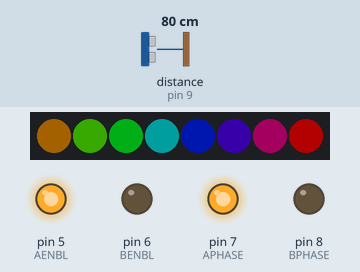
The sketch below on a simulated Arduino Uno, built with avr-gcc and run on an emulated ATmega328P. Parts: 8 RGB LEDs in strip order, left to right, output pins drawn as LEDs (lit = HIGH). The test bench sets the inputs (shaded band); at power-on: distance to the obstacle (sensor on pin 9) 80 cm. The echo pulse lasts 58.3 µs per cm; dim RGB values are drawn brighter than linear; what the sketch prints to the serial monitor is not drawn.

Above: at 1.2 s.
1.3 s: distance to the obstacle (sensor on pin 9) set to 22 cm
4.3 s: distance to the obstacle (sensor on pin 9) set to 17 cm
At 6.6 s:
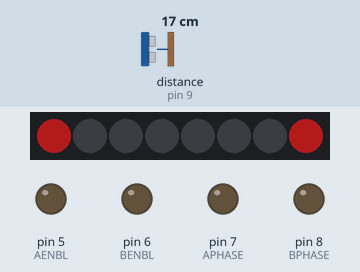
7.3 s: distance to the obstacle (sensor on pin 9) set to 35 cm
At 7.6 s:
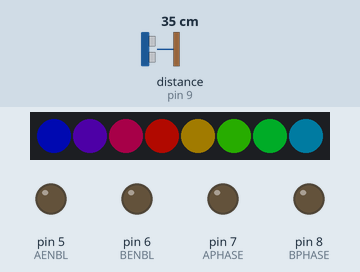
9.8 s: distance to the obstacle (sensor on pin 9) set to 2 cm
At 11.2 s:
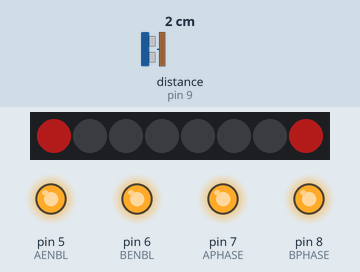
12.8 s: distance to the obstacle (sensor on pin 9) set to 60 cm
At 13.38 s:
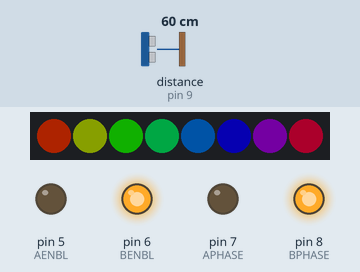
18.8 s: distance to the obstacle (sensor on pin 9) set to 4 cm
At 20.9 s:
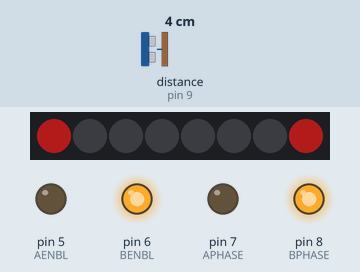
Timing chart, 0 to 22.8 s (numbered marks = the images above; inputs shaded):
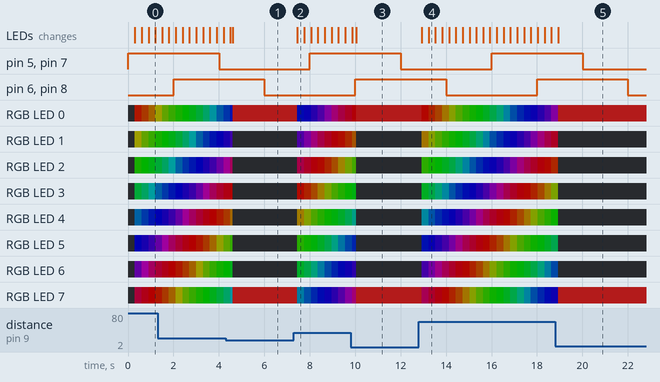

Measured:
- the behaviour switches between 20 and 19 cm on distance to the obstacle (sensor on pin 9) (found by bisection; images 0 and 1)
- after the input at 4.3 s, the LEDs: first differ from a run without the input after 0.30 s (image 1)
- after the input at 9.8 s, the LEDs: first differ from a run without the input after 0.25 s (image 3)
- after the input at 18.8 s, the LEDs: first differ from a run without the input after 0.15 s (image 5)

The sketch:

sketch_nov17a.ino
```cpp
//////////////////////////////////////////////////
//  LIBRARIES AND CONFIGURATION //
//////////////////////////////////////////////////
#pragma region LIBRARIES AND CONFIG
// USEFUL TOGGLES
bool useSerial = true; //enables serial output for debugging, set to false to disable serial output

//////////////////////////////////////////////////////////////////////////////////////////////////////////
// LED CONFIG
#pragma region LED config
#include <Adafruit_NeoPixel.h>

#define LED_COUNT 8  // Number of LEDs on the bar
#define LED_PIN 11   // LEDs on pin 11, can be changed to other digital pins
// Declare our NeoPixel strip object:
Adafruit_NeoPixel strip(LED_COUNT, LED_PIN, NEO_GRB + NEO_KHZ800);  // Initializes LED object
unsigned long pattern_interval = 25;                                // Time between steps in the pattern (in milliseconds)
unsigned long lastUpdate = 0;                                       // Tracker for millis() when last update occurred
#pragma endregion LED config

//////////////////////////////////////////////////////////////////////////////////////////////////////////
// HCSR04 DISTANCE SENSOR CONFIG
#pragma region Distance Sensor config
#include <NewPing.h>

#define TRIGGER_PIN 10   // Arduino pin tied to trigger pin on the ultrasonic sensor (HCSR04).
#define ECHO_PIN 9       // Arduino pin tied to echo pin on the ultrasonic sensor.
#define MAX_DISTANCE 30  // Max distance in centimeters that the ultrasonic sensor will look for
// max dist can be increased but further distances can take longer to read which could disrupt balancing

NewPing sonar(TRIGGER_PIN, ECHO_PIN, MAX_DISTANCE);  // NewPing setup of pins and maximum distance.

bool inRange = false;
int distance = 0;
#pragma endregion Distance Sensor config

//////////////////////////////////////////////////////////////////////////////////////////////////////////
// STATE TRACKING
#pragma region State Machine


enum LedState { RAINBOW,
                BLUSH };
LedState led_state = RAINBOW;

int cmd_count = 0;  // How many loops since last command. Used to track when to interpolate
#pragma endregion State Machine


//////////////////////////////////////////////////////////////////////////////////////////////////////////
//DRV8835 MOTOR DRIVER CONFIG
#pragma region Motor Driver config
#define AENBL 5  //Assigns motor driver pins to the corresponding arduino pins
#define APHASE 7
#define BENBL 6   // "enable" pins are analog (0-255)for speed control
#define BPHASE 8  // "phase" pins are digital (0 or 1) for direction control
#define MODE A3   // "mode" pin can change the function of the DRV8835 and unlocks some cool features. Not used here, but check out the datasheet to learn more!

#pragma endregion Motor Driver config

//////////////////////////////////////////////////////////////////////////////////////////////////////////
// MPU6500 CONFIG
#pragma region IMU config
#include <I2Cdev.h>
#include <MPU6050_6Axis_MotionApps20.h> // although this library is for the MPU6050, that chip is out of production
#include <Wire.h> // instead we're using the MPU6500, which is a newer variant

bool blinkState = false;


#pragma endregion IMU config
#pragma endregion LIBRARIES AND CONFIG

//////////////////////////////////////////////////
//  S E T U P //
//////////////////////////////////////////////////
#pragma region SETUP
int start_time = 0;
void setup() {

  Serial.println("Hi peter Setup");
  init_i2c();
  init_serial();
  init_pins();
  start_time = millis();

}
#pragma endregion SETUP

//////////////////////////////////////////////////
//  L O O P //
//////////////////////////////////////////////////
#pragma region LOOP
void loop() {

  int seconds = (millis() - start_time) / 1000;
  int phase = (seconds/2) % 4;
  int left_speed, right_speed;
  if (phase == 0) {
    activateMotors(0, 255);
  } else if (phase == 1) {
    activateMotors(255, 255);
  } else if (phase == 2) {
    activateMotors(255, 0);
  } else {
    activateMotors(0, 0);
  }

  handle_sensors();

  cmd_count++;
  Serial.println("Bye peter");
}
#pragma endregion LOOP

//////////////////////////////////////////////////
//  FUNCTIONS  //
//////////////////////////////////////////////////
#pragma region FUNCTIONS


/********** LOOP HELPERS **********/
#pragma region Loop Helpers

/**
 * @brief Handles updates to IR, Distance, LEDs, and Serial printing, with interpolation
 *
*/
void handle_sensors() {

  if ((cmd_count % 100) == 0) {
    checkDistance();
  }

  if (millis() - lastUpdate > pattern_interval) {
    if (inRange){
      led_state = BLUSH;
    }else{
      led_state = RAINBOW;
    }
    updateLEDs();
  }

  if (cmd_count > 500) {  // a slower loop (once every 500 loops this runs) to let the MPU run faster without being delayed by other stuff
    if (useSerial) Serial.println("500 loop");
    cmd_count = 0;
  }
}
#pragma endregion Loop helpers

/***** DRIVE FUNCTIONS *****/
#pragma region Driving

/**
 * @brief compensates for motor deadband, factors in turn value to output, and handles output of motor speeds to the motor driver with appropriate pin settings
*/
void activateMotors(int speed_left, int speed_right) {
  bool dir_right = (speed_right > 0);  //gets set 0 or 1 to tell the motor driver which way to spin
  bool dir_left = (speed_left > 0);

  //constrain pid_output within range
  speed_left = constrain(speed_left, -255, 255);  //ensure that the added turn value doesn't exceed output limits
  speed_right = constrain(speed_right, -255, 255);

  // Speed < 0  => dir=0
  // Speed > 0  => dir=1

  //converts the PID pid_output to 0-255 with a 0 or 1 to determine direction - just for how the DRV8835 motor driver uses pins.

  speed_right = abs(speed_right);
  speed_left = abs(speed_left);

  digitalWrite(APHASE, dir_right);  //the phase pins are digital, meaning they accept 5v or 0v to determine motor direction
  digitalWrite(BPHASE, dir_left);
  analogWrite(AENBL, speed_right);  //the enable pins are analog, meaning they values between 0v and 5v to control motor speed
  analogWrite(BENBL, speed_left);
}
#pragma endregion Driving


/***** LED HELPERS ****/
#pragma region LEDs
/**
 * @brief updates LEDs based on current state setting
*/
void updateLEDs() {
  switch (led_state){
    case RAINBOW:
      rainbowCycle();
      break;

    case BLUSH:
      blush();
      break;
  }
  lastUpdate = millis();  // time for next change to the display
}

/**
 * @brief sets the edge LEDs to pink to make the bot blush
*/
void blush() {
  wipe();
  strip.setPixelColor(0, strip.Color(255, 40, 40));
  strip.setPixelColor(7, strip.Color(255, 40, 40));
  strip.show();
}

/**
 * @brief clears LED bar
*/
void wipe() {  // clear all LEDs
  for (int i = 0; i < strip.numPixels(); i++) {
    strip.setPixelColor(i, strip.Color(0, 0, 0));
  }
}

/**
 * @brief cycles rainbow colors across the LED bar
*/
void rainbowCycle() {
  static uint16_t j = 0;
  for (int i = 0; i < strip.numPixels(); i++) {
    strip.setPixelColor(i, Wheel(((i * 256 / strip.numPixels()) + j) & 255));
  }
  strip.show();
  j++;
  if (j >= 256 * 5) j = 0;
}

/**
 * @brief cycles colors around the color wheel
 * @return returns with RGB color used to set pixels in rainbowCycle
*/
uint32_t Wheel(byte WheelPos) {  //used to adjust values around the color wheel
  WheelPos = 255 - WheelPos;
  if (WheelPos < 85) {
    return strip.Color(255 - WheelPos * 3, 0, WheelPos * 3);
  }
  if (WheelPos < 170) {
    WheelPos -= 85;
    return strip.Color(0, WheelPos * 3, 255 - WheelPos * 3);
  }
  WheelPos -= 170;
  return strip.Color(WheelPos * 3, 255 - WheelPos * 3, 0);
}
#pragma endregion LEDs

/***** SENSOR HELPERS ****/
#pragma region Sensors
/**
 * @brief checks the distance sensor reading and sets LEDs to blush
*/
void checkDistance() {  //function to check distance with the ultrasonic sensor
  distance = sonar.ping_cm();
  if (distance != 0 && distance < 20) {
    if (!inRange) led_state = BLUSH;
    inRange = true;
  } else {
    inRange = false;
  }
}
#pragma endregion Sensors

/***** SETUP HELPERS ****/
#pragma region Setup Helpers
/**
 * @brief initializes the I2C communications which the IMU will use
*/
void init_i2c() {
  // join I2C bus (I2Cdev library doesn't do this automatically)
#if I2CDEV_IMPLEMENTATION == I2CDEV_ARDUINO_WIRE
  Wire.begin();
  Wire.setClock(400000);  // 400kHz I2C clock. Comment this line if having compilation difficulties
#elif I2CDEV_IMPLEMENTATION == I2CDEV_BUILTIN_FASTWIRE
  Fastwire::setup(400, true);
#endif
  delay(3);  // ms
}

/**
 * @brief initializes serial communications (and LEDs so we know it's started calibrating)
*/
void init_serial() {

  Serial.begin(38400);
  Serial.println(F(" STARTING UP "));

  strip.begin();            // INITIALIZE NeoPixel strip object (REQUIRED)
  strip.show();             // Turn OFF all pixels ASAP
  strip.setBrightness(60);  // Set BRIGHTNESS to about 1/5 (max = 255)

  updateLEDs();
}

/**
 * @brief initializes pins and PID
*/
void init_pins() {
  digitalWrite(MODE, HIGH); //set the motor driver MODE pin to HIGH, the DRV8835 chip has an alternate mode which require a different pin configuration, check out the datasheet for more info

  pinMode(AENBL, OUTPUT); // configure motor driver pins for output
  pinMode(BENBL, OUTPUT);
  pinMode(APHASE, OUTPUT);
  pinMode(BPHASE, OUTPUT);
}

#pragma endregion Setup Helpers
#pragma endregion FUNCTIONS
//////////////////////////////////////////////////
//  END CODE  //
//////////////////////////////////////////////////
```
